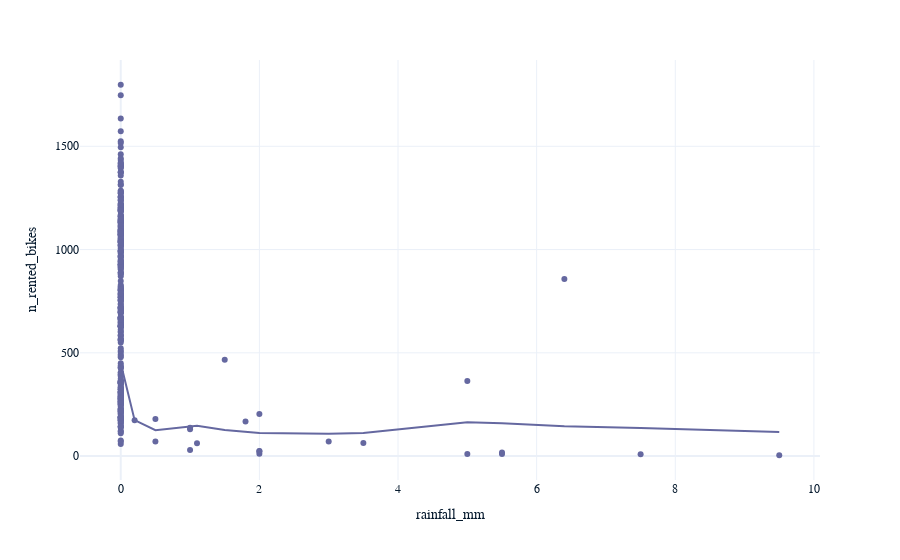

The notebook cell saved with this chart:
### Code cell
px.scatter(noon_rides, x = 'rainfall_mm', y = 'n_rented_bikes', trendline = 'lowess')

### Figure 1 — Plotly figure (JSON) as saved in the notebook; plotly's stock layout.template omitted (floating-point values rounded to 4 significant figures; data arrays with more than 128 entries replaced by an {"elided": "..."} marker saying what was removed)
{"data": [{"hovertemplate": "rainfall_mm=%{x}<br>n_rented_bikes=%{y}<extra></extra>", "legendgroup": "", "marker": {"color": "#6568a0", "symbol": "circle"}, "mode": "markers", "name": "", "orientation": "v", "showlegend": false, "x": {"elided": "353 float values"}, "xaxis": "x", "y": {"elided": "353 int values"}, "yaxis": "y", "type": "scatter"}, {"hovertemplate": "<b>LOWESS trendline</b><br><br>rainfall_mm=%{x}<br>n_rented_bikes=%{y} <b>(trend)</b><extra></extra>", "legendgroup": "", "marker": {"color": "#6568a0", "symbol": "circle"}, "mode": "lines", "name": "", "showlegend": false, "x": {"elided": "353 float values"}, "xaxis": "x", "y": {"elided": "353 float values"}, "yaxis": "y", "type": "scatter"}], "layout": {"xaxis": {"anchor": "y", "domain": [0, 1], "title": {"text": "rainfall_mm"}}, "yaxis": {"anchor": "x", "domain": [0, 1], "title": {"text": "n_rented_bikes"}}, "legend": {"tracegroupgap": 0}, "margin": {"t": 60}}}
